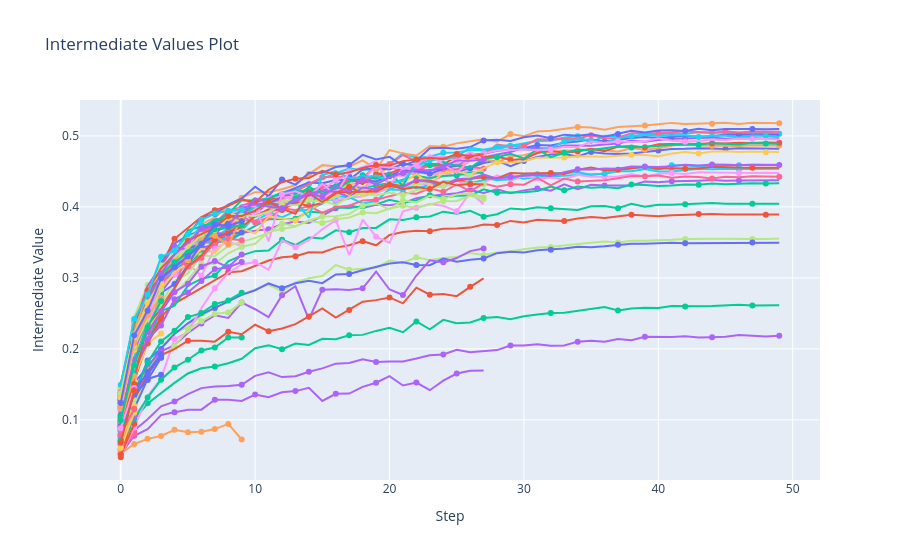

Write notebook code for a chart like this one.
### Code cell
optuna.visualization.plot_intermediate_values(study).show()
